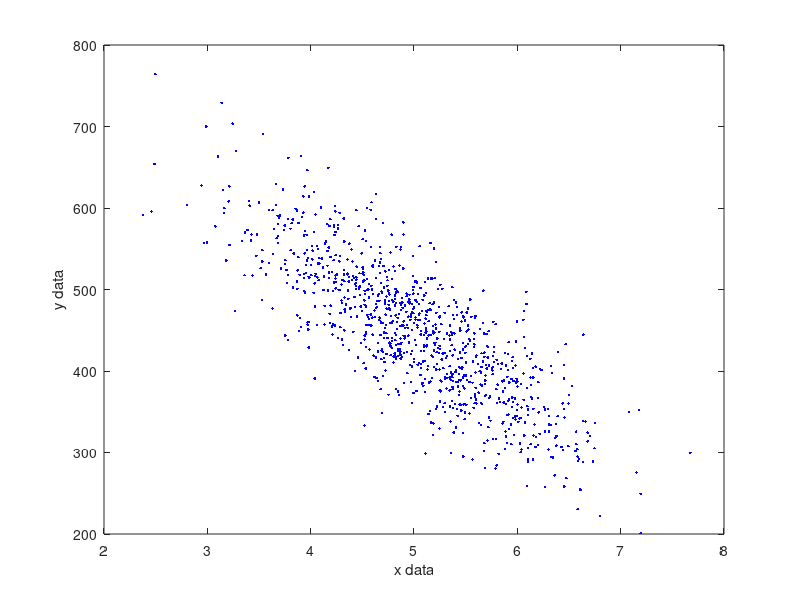
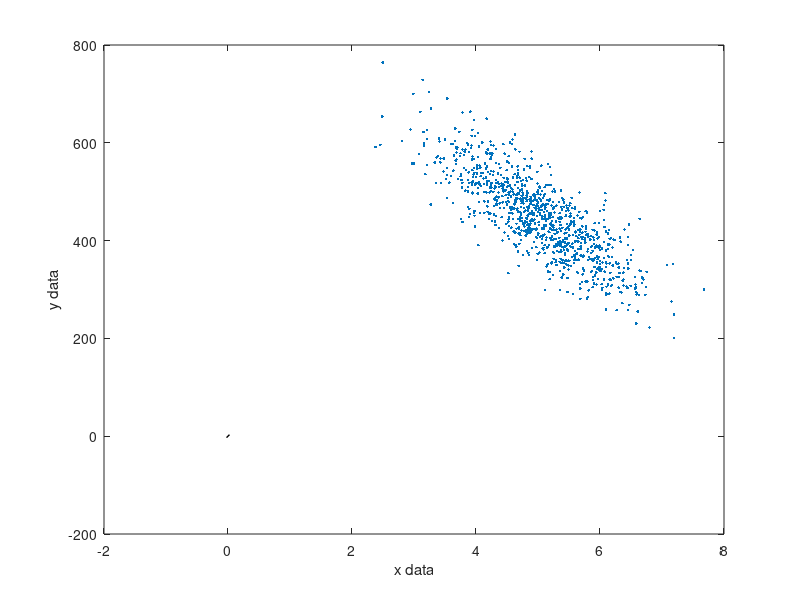
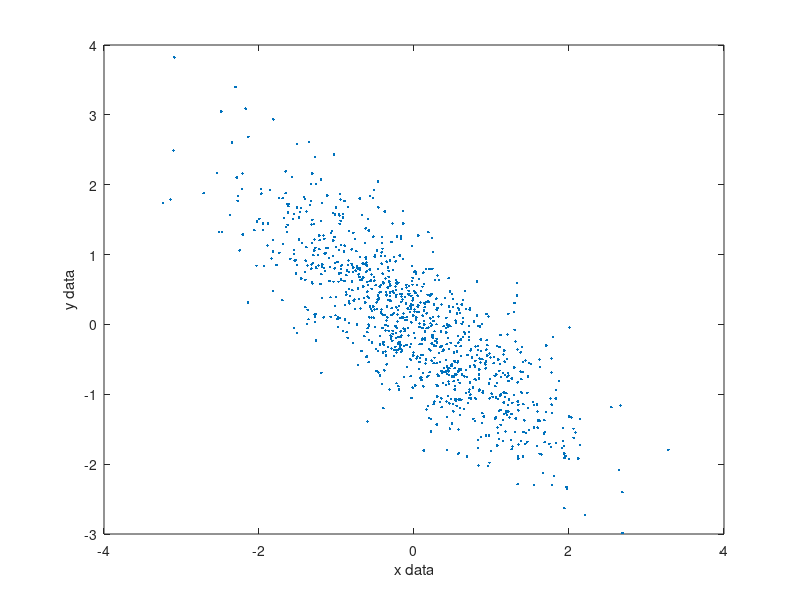

MATLAB code to generate these figures, in order: (Note: this script raises an error after producing the figures.)
% Qbio 2 Project 1
rng('default')
s = rng;
%% Question 1
u = random('norm',5,1,1000,1);
v = random('norm',5,1,1000,1);
x = 0.25 * u + 0.75 * v;
y = 25 * u - 75 * v + 700;
datam = [x y];
% Scatter plot of the data
figure(1)
plot(x,y,'b.')
xlabel('x data')
ylabel('y data') 
% Find covariance matrix and manually find eigensystem
A = cov(x,y);
[E,A1] = eigs(A);

U = 1./A1;
U1 = [U(1) 0; 0 U(2,2)];
U2 = sqrt(U1);
W = E*U2;
% Perform PCA and plot vectors on scatter plot
[pcs, trans, evs] = pca(datam);
figure(2)
plot(x,y,'.')
xlabel('x data')
ylabel('y data') 
v1 = E(:,1);
hold on 
plot([-v1(1), v1(1)],[-v1(2), v1(2)], 'k', 'linewidth', 3)
% Mean centering and scaling data based on standard deviation
mux = mean(x);
muy = mean(y);
sdx = std(x);
sdy = std(y);
xc = x - mux;
yc = y - muy;
xcs = xc/sdx;
ycs = yc/sdy;
datam1 = [xcs,ycs];
figure (3)
plot(xcs,ycs,'.')
xlabel('x data')
ylabel('y data') 
% Perform PCA on new dataset
A22 = cov(xcs,ycs);
[E1,A2] = eigs(A22);
[pcs1,trans1,evs1] = pca(datam1);

V = 1./A2;
V1 = [V(1) 0; 0 V(2,2)];
V2 = sqrt(V1);
W2 = E*V2;

if eq(mean(x),5.0195) % Test for randomness
    "rnd is default, data is not random"
else
    "Warning: data is random"
end


%% Question 2

% Simulation parameters

tspan = [0 100];
y0 = [0;0;0;1;1;1];
[t,y] = ode45(@de,tspan,y0);


% Plotting
figure(4)

subplot(6,1,1)
plot(t,y(:,1))
ylabel('Concentration of mRNA A')

subplot(6,1,2)
plot(t,y(:,4))
ylabel('Concentration of protein A')

subplot(6,1,3)
plot(t,y(:,2))
ylabel('Concentration of mRNA B')

subplot(6,1,4)
plot(t,y(:,5))
ylabel('Concentration of protein B')

subplot(6,1,5)
plot(t,y(:,3))
ylabel('Concentration of mRNA C')

subplot(6,1,6)
plot(t,y(:,6))
ylabel('Concentration of protein C')
xlabel('time')

function dydt = de(t,y)

% ODE parameters

a0 = 4;
a = 2.5 ;
b = 0.01;
tau = 0.005;

% DEs
dydt = [
    tau*(a0-y(1)-a*y(6))+y(1); 
    tau*(a0-y(2)-a*y(4))+y(2);
    tau*(a0-y(3)-a*y(5))+y(3); 
    (tau*b*(y(1)-y(4)))+y(4); 
    b*(y(2)-y(5)) + y(5); 
    (tau*b*(y(3)-y(6))) + y(6)
    ];

end





